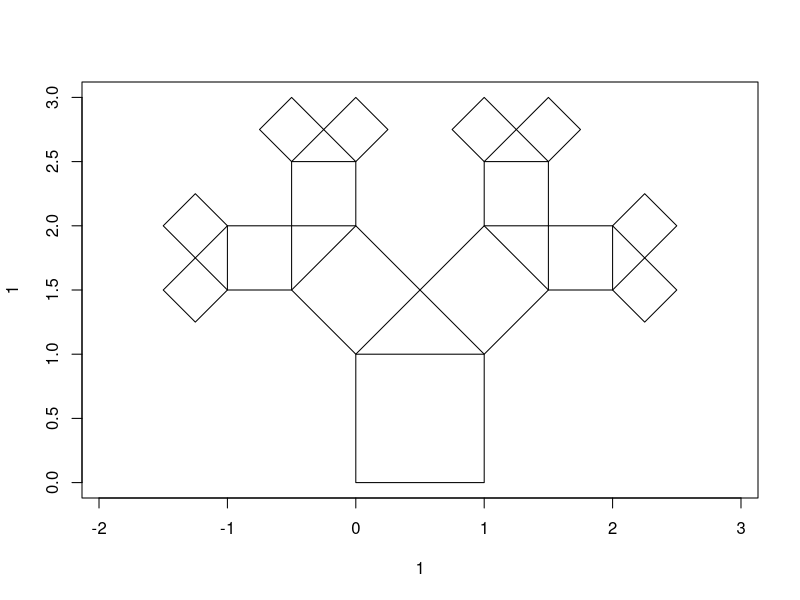

Source code (R):
#This program generates a Pythagoras tree with a randomly varying branching ratio at each bifurcation point

rotationMatrix2D = function(rad) matrix(c(cos(rad),-sin(rad),sin(rad),cos(rad)),2,2)

generatePythagorasTree <- function(maxLevel = 10, ratio = 0.5){
  
  generateTreeRec <- function(level, anchor, angle, baseLen, side){
    baseCube = matrix(c(0,0,1,1,0,1,1,0), 4, 2) * baseLen
    R = rotationMatrix2D(angle)

    newCube = t((R %*% t(baseCube)) + anchor)
    
    if(level == maxLevel){
      return(as.vector(newCube))
    }else{
      return( rbind(as.vector(newCube), 
                    generateTreeRec(level + 1, newCube[2 + side,], angle + (-1 + 2*side) * pi/4, baseLen/sqrt(2), 0),
                    generateTreeRec(level + 1, newCube[3 + side,], angle + (-1 + 2*side) * pi/4, baseLen/sqrt(2), 1)))
    } 
  }
  
  return(generateTreeRec(level=0, anchor=c(0,0), angle=0, baseLen=1, side=0))
}

plotTree = function(tree){
  plot(1, 1, type="n", xlim = range(tree[,1:4]), ylim = range(tree[,5:8]), asp=1)
  for (i in 1:nrow(tree)){
    lines(tree[i,c(1:4,1)], tree[i,c(5:8,5)])
  }
}




tree = generatePythagorasTree(3)
plotTree(tree)



